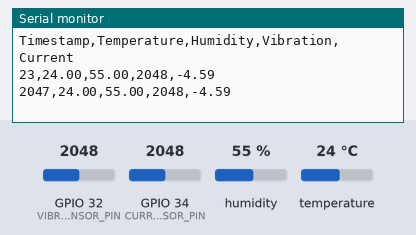
Recording of a sketch running on a simulated ESP32. Shown: the last lines printed to the serial monitor. Inputs (shaded band) come from the test bench; at power-on: humidity 55 %, GPIO 32 (VIBRATION_SENSOR_PIN) = 2048, GPIO 34 (CURRENT_SENSOR_PIN) = 2048, temperature 24 °C.

Above: at 2.8 s.
2.9 s: humidity set to 22 %
At 5.3 s:
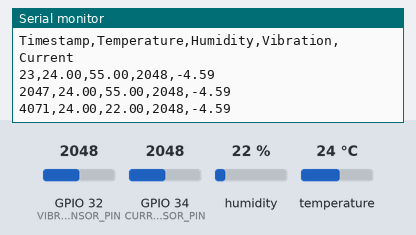
5.6 s: GPIO 32 (VIBRATION_SENSOR_PIN) set to 2866
At 6.6 s:
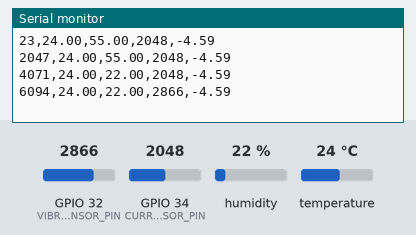
8.3 s: GPIO 34 (CURRENT_SENSOR_PIN) set to 2866
At 10.8 s:
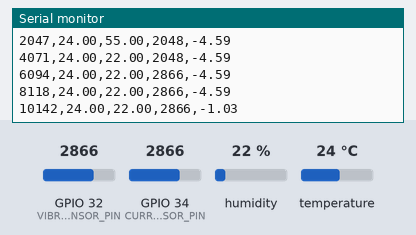
11.0 s: temperature set to 12 °C
At 12.6 s:
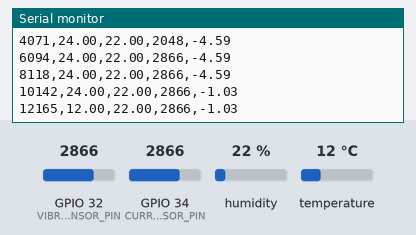
13.7 s: GPIO 32 (VIBRATION_SENSOR_PIN) set to 3972
At 15.0 s:
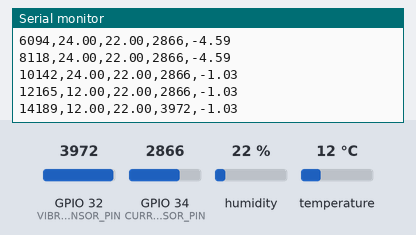
16.4 s: GPIO 34 (CURRENT_SENSOR_PIN) set to 3972
At 18.6 s:
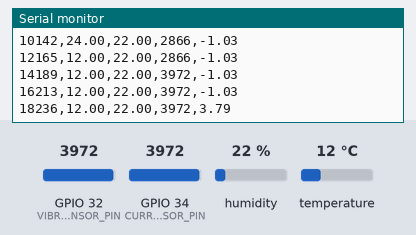
Timing chart, 0 to 20.1 s (numbered marks = the images above; inputs shaded):
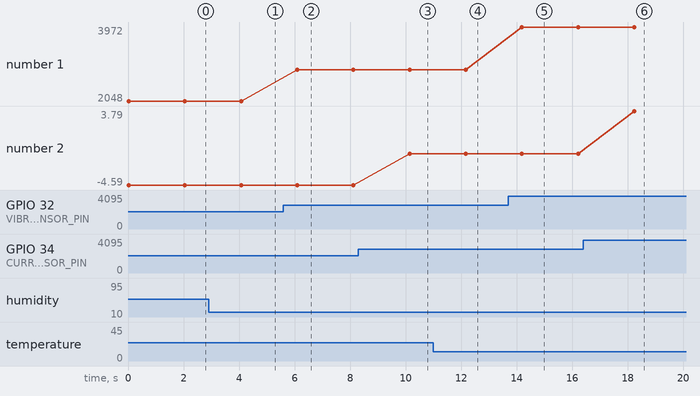

Measured:
- after the input at 2.9 s, the serial monitor: prints a new line after 1.2 s (image 1)
- after the input at 5.6 s, the serial monitor: prints a new line after 0.49 s (image 2)
- after the input at 8.3 s, the serial monitor: prints a new line after 1.8 s (image 3)
- after the input at 11.0 s, the serial monitor: prints a new line after 1.2 s (image 4)
- after the input at 13.7 s, the serial monitor: prints a new line after 0.49 s (image 5)
- after the input at 16.4 s, the serial monitor: prints a new line after 1.8 s (image 6)
- plotted number 1: 2048 → 2866 after the input at 5.6 s, 2866 → 3972 after the input at 13.7 s
- plotted number 2: -4.59 → -1.03 after the input at 8.3 s, -1.03 → 3.79 after the input at 16.4 s

The sketch:

serial_monitor_logging_code.ino
```cpp
#include <Adafruit_Sensor.h>
#include <DHT.h>

// Sensor Pins
#define DHTPIN 4
#define DHTTYPE DHT11
#define VIBRATION_SENSOR_PIN 32
#define CURRENT_SENSOR_PIN 34

// Initialize DHT Sensor
DHT dht(DHTPIN, DHTTYPE);

// Constants for ACS712 Current Sensor
#define VOLTAGE_REF 3.3
#define ADC_RESOLUTION 4095
float sensitivity = 0.185;
float zeroCurrentOffset = 2.5;

void setup() {
  Serial.begin(115200);  // Start Serial Monitor with baud rate 115200
  dht.begin();           // Start DHT11 sensor
  pinMode(VIBRATION_SENSOR_PIN, INPUT); // Vibration sensor as input

  Serial.println("Timestamp,Temperature,Humidity,Vibration,Current"); // CSV Header
}

void loop() {
  // === Read Sensor Data ===
  float temperature = dht.readTemperature();
  float humidity = dht.readHumidity();
  int vibrationValue = analogRead(VIBRATION_SENSOR_PIN);
  int rawADC = analogRead(CURRENT_SENSOR_PIN);
  float voltage = (rawADC / (float)ADC_RESOLUTION) * VOLTAGE_REF;
  float current = (voltage - zeroCurrentOffset) / sensitivity;

  // === Generate Timestamp ===
  unsigned long timestamp = millis(); // Time in milliseconds since boot

  // === Print Data in CSV Format ===
  Serial.print(timestamp);
  Serial.print(",");
  Serial.print(temperature);
  Serial.print(",");
  Serial.print(humidity);
  Serial.print(",");
  Serial.print(vibrationValue);
  Serial.print(",");
  Serial.println(current);

  delay(2000); // Wait 2 seconds before next reading
}
```
